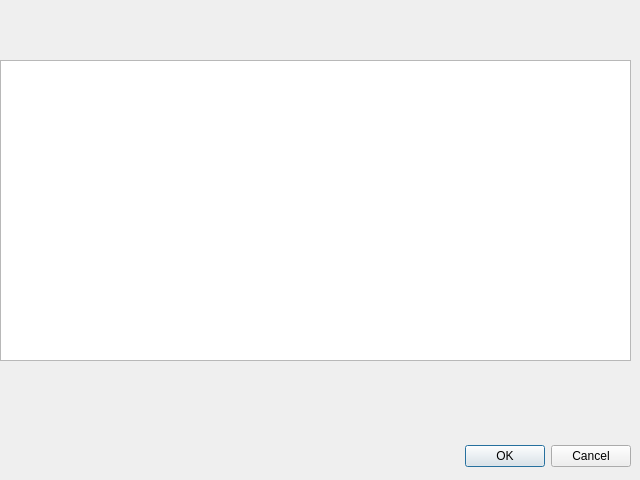
<?xml version="1.0" encoding="UTF-8"?>
<ui version="4.0">
 <class>depensesafficher</class>
 <widget class="QDialog" name="depensesafficher">
  <property name="geometry">
   <rect>
    <x>0</x>
    <y>0</y>
    <width>640</width>
    <height>480</height>
   </rect>
  </property>
  <property name="windowTitle">
   <string>Dialog</string>
  </property>
  <widget class="QDialogButtonBox" name="buttonBox">
   <property name="geometry">
    <rect>
     <x>10</x>
     <y>440</y>
     <width>621</width>
     <height>32</height>
    </rect>
   </property>
   <property name="orientation">
    <enum>Qt::Horizontal</enum>
   </property>
   <property name="standardButtons">
    <set>QDialogButtonBox::Cancel|QDialogButtonBox::Ok</set>
   </property>
  </widget>
  <widget class="QTableView" name="tableView">
   <property name="geometry">
    <rect>
     <x>0</x>
     <y>60</y>
     <width>631</width>
     <height>301</height>
    </rect>
   </property>
  </widget>
 </widget>
 <resources/>
 <connections>
  <connection>
   <sender>buttonBox</sender>
   <signal>accepted()</signal>
   <receiver>depensesafficher</receiver>
   <slot>accept()</slot>
   <hints>
    <hint type="sourcelabel">
     <x>248</x>
     <y>254</y>
    </hint>
    <hint type="destinationlabel">
     <x>157</x>
     <y>274</y>
    </hint>
   </hints>
  </connection>
  <connection>
   <sender>buttonBox</sender>
   <signal>rejected()</signal>
   <receiver>depensesafficher</receiver>
   <slot>reject()</slot>
   <hints>
    <hint type="sourcelabel">
     <x>316</x>
     <y>260</y>
    </hint>
    <hint type="destinationlabel">
     <x>286</x>
     <y>274</y>
    </hint>
   </hints>
  </connection>
 </connections>
</ui>
